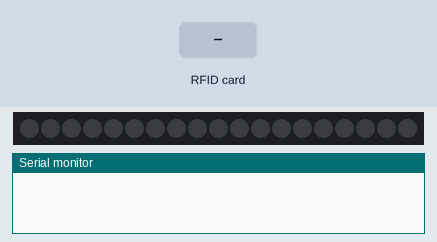
Bench run of a sketch on a simulated ESP32. Parts: 19 RGB LEDs in strip order, left to right, the last lines printed to the serial monitor. The test bench sets the inputs (shaded band). Dim RGB values are drawn brighter than linear.

Above: at 1.2 s.
1.3 s: RFID card D3 CE 07 1C held to the reader
At 2.7 s:
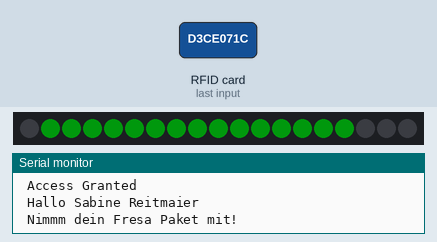
7.3 s: RFID card D3 CE 07 1C held to the reader
At 9.89 s:
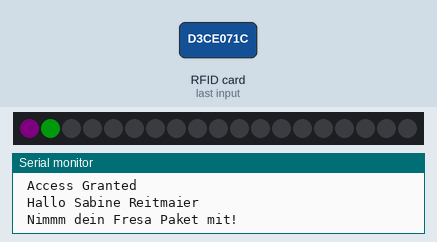
Timing chart, 0 to 11.4 s (numbered marks = the images above; inputs shaded):
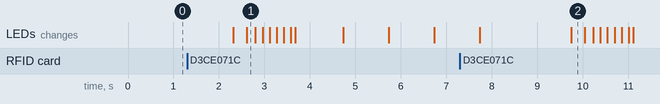

Measured:
- after the input at 1.3 s, the LEDs: first change after 1.0 s (image 1 shows a later state)
- after the input at 7.3 s, the LEDs: first differ from a run without the input after 2.4 s (image 2)

The sketch:

Rfid_LightOnOffSR.ino
```cpp
#include <Adafruit_NeoPixel.h>
#include <SPI.h>
#include <MFRC522.h>

#define PIN 14

#define NUM_LEDS 19
#define BRIGHTNESS 30

constexpr uint8_t RST_PIN = 21; // Setting for Adafruit Feather ESP32
constexpr uint8_t SS_PIN = 23;  // Setting for Adafruit Feather ESP32

MFRC522 mfrc522(SS_PIN, RST_PIN); // Create MFRC522 instance
int statuss = 0;
int out = 0;

Adafruit_NeoPixel strip = Adafruit_NeoPixel(NUM_LEDS, PIN, NEO_GRBW + NEO_KHZ400);

byte neopix_gamma[] = {
    0, 0, 0, 0, 0, 0, 0, 0, 0, 0, 0, 0, 0, 0, 0, 0,
    0, 0, 0, 0, 0, 0, 0, 0, 0, 0, 0, 0, 1, 1, 1, 1,
    1, 1, 1, 1, 1, 1, 1, 1, 1, 2, 2, 2, 2, 2, 2, 2,
    2, 3, 3, 3, 3, 3, 3, 3, 4, 4, 4, 4, 4, 5, 5, 5,
    5, 6, 6, 6, 6, 7, 7, 7, 7, 8, 8, 8, 9, 9, 9, 10,
    10, 10, 11, 11, 11, 12, 12, 13, 13, 13, 14, 14, 15, 15, 16, 16,
    17, 17, 18, 18, 19, 19, 20, 20, 21, 21, 22, 22, 23, 24, 24, 25,
    25, 26, 27, 27, 28, 29, 29, 30, 31, 32, 32, 33, 34, 35, 35, 36,
    37, 38, 39, 39, 40, 41, 42, 43, 44, 45, 46, 47, 48, 49, 50, 50,
    51, 52, 54, 55, 56, 57, 58, 59, 60, 61, 62, 63, 64, 66, 67, 68,
    69, 70, 72, 73, 74, 75, 77, 78, 79, 81, 82, 83, 85, 86, 87, 89,
    90, 92, 93, 95, 96, 98, 99, 101, 102, 104, 105, 107, 109, 110, 112, 114,
    115, 117, 119, 120, 122, 124, 126, 127, 129, 131, 133, 135, 137, 138, 140, 142,
    144, 146, 148, 150, 152, 154, 156, 158, 160, 162, 164, 167, 169, 171, 173, 175,
    177, 180, 182, 184, 186, 189, 191, 193, 196, 198, 200, 203, 205, 208, 210, 213,
    215, 218, 220, 223, 225, 228, 231, 233, 236, 239, 241, 244, 247, 249, 252, 255};

void setup()
{

  //LED

  strip.setBrightness(BRIGHTNESS);
  strip.begin();
  strip.clear();
  strip.show(); // Initialize all pixels to 'off'


  //RFID
  SPI.begin();        // Initiate  SPI bus
  mfrc522.PCD_Init(); // Initiate MFRC522
}

void loop()
{


  // Look for new cards
  if (!mfrc522.PICC_IsNewCardPresent())
  {
    return;
  }
  // Select one of the cards
  if (!mfrc522.PICC_ReadCardSerial())
  {
    return;
  }
  //Show UID on serial monitor
  Serial.println();
  Serial.print(" UID tag :");
  String content = "";
  byte letter;
  for (byte i = 0; i < mfrc522.uid.size; i++)
  {
    Serial.print(mfrc522.uid.uidByte[i] < 0x10 ? " 0" : " ");
    Serial.print(mfrc522.uid.uidByte[i], HEX);
    content.concat(String(mfrc522.uid.uidByte[i] < 0x10 ? " 0" : " "));
    content.concat(String(mfrc522.uid.uidByte[i], HEX));
  }
  content.toUpperCase();
  Serial.println();
  if (content.substring(1) == "D3 CE 07 1C") //change UID of the card that you want to give access
  {
    Serial.println(" Access Granted ");
    Serial.println(" Hallo Sabine Reitmaier ");
    delay(1000);
    Serial.println(" Nimmm dein Fresa Paket mit!");
    Serial.println();
    statuss = 1;
    startShow(1);
    //light the LEDS Fresa Style
    //colorWipe(strip.Color(0, 255, 0), 20); // Green

    //pulseGreenWhite(7);
    delay(100);
    startShow(0);
    delay(1000);
    startShow(3);
    delay(1000);
    startShow(4);
    delay(1000);
    startShow(5);
    delay(1000);
    startShow(6);
    delay(1000);


  }

  else
  {
    Serial.println(" Access Denied ");
    delay(3000);
  }
}

// Fill the dots one after the other with a color
void colorWipe(uint32_t c, uint8_t wait)
{
  for (uint16_t i = 1; i < strip.numPixels(); i++)
  {
    strip.setPixelColor(i, c);
    strip.show();
    delay(wait);

  }
}

//TestLib for Turning LED off again afer lock closes
void startShow(int i)
{
  switch (i)
  {
  case 0:
    colorWipe(strip.Color(0, 0, 0), 50); // Black/off
    break;
  case 1:
    colorWipe(strip.Color(0, 200, 18), 20); // Fresa Green
    break;
  case 2:
    colorWipe(strip.Color(0, 0, 0, 255), 20); //White
    break;
  case 3: strip.setPixelColor(0, 0, 200, 18); //Single Fresa
    break;
  case 4: strip.setPixelColor(0, 255, 0, 0); //Single Red
    break;
  case 5: strip.setPixelColor(0,0,0,255); //Single Blue
    break;
  case 6: strip.setPixelColor(0,40,0,40); //Single Violet
    break;

  }
  strip.show();
}

void pulseGreenWhite(uint8_t wait)
{
  for (int j = 0; j < 256; j++)
  {
    for (uint16_t i = 0; i < strip.numPixels(); i++)
    {
      strip.setPixelColor(i, strip.Color(0, 200, 18, neopix_gamma[j]));
    }
    delay(wait);
    strip.show();
  }

  for (int j = 255; j >= 0; j--)
  {
    for (uint16_t i = 0; i < strip.numPixels(); i++)
    {
      strip.setPixelColor(i, strip.Color(0, 200, 18, neopix_gamma[j]));
    }
    delay(wait + 15);
    strip.show();
  }
}

void fullWhite()
{

  for (uint16_t i = 0; i < strip.numPixels(); i++)
  {
    strip.setPixelColor(i, strip.Color(0, 0, 0, 255));
  }
  strip.show();
}


//Color Variations
//colorWipe(strip.Color(0, 0, 0, 255), 50); // White
//fullWhite();
//delay(2000);
```
